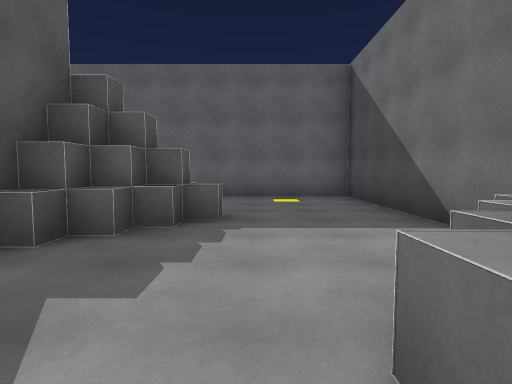
view 1 (above)

20 first-person views from a walk through a Unity game level. The camera is 1.4 m above the floor, tilts 4° down and sees 80° across. The floor is counted in squares, 2 m on a side. Each view is taken from the middle of a square. On the plan, view 1 faces up. The plan holds only what a view shows up to about 10 squares ahead; the rest is blank. The place goes on beyond the plan. The player is left out. Surface patterns are stand-ins for the level's own textures.

view 2
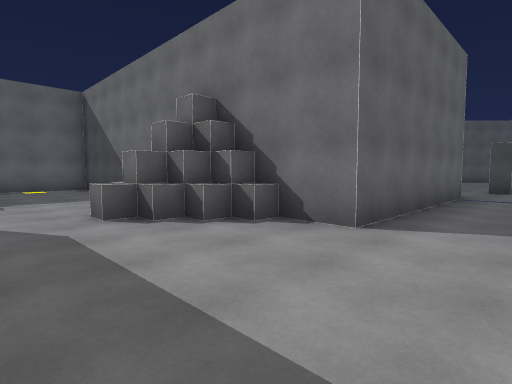

view 3
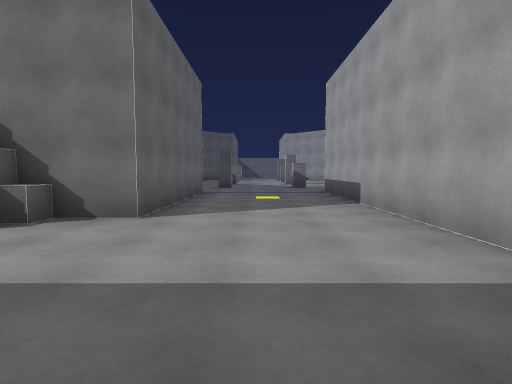

view 4
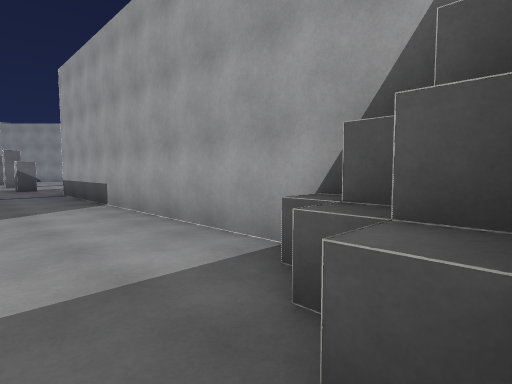

view 5
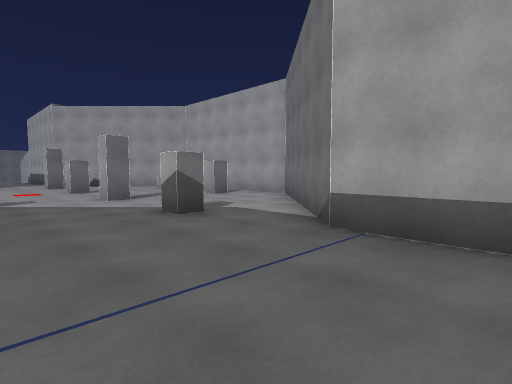

view 6
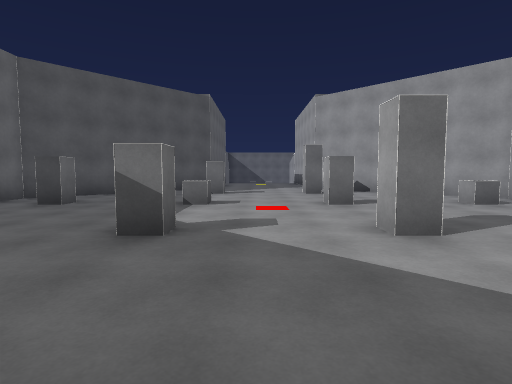

view 7
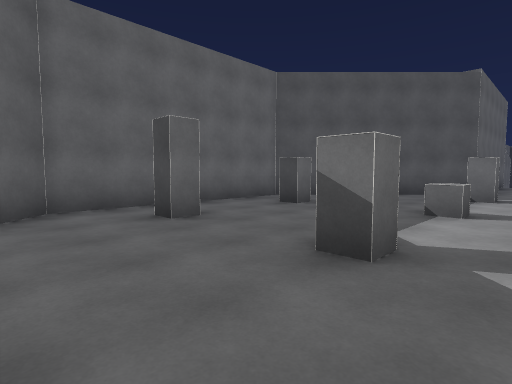

view 8
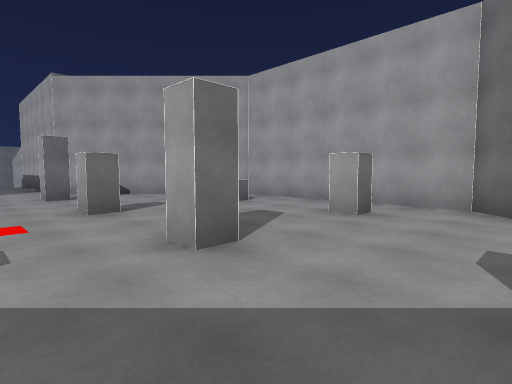

view 9
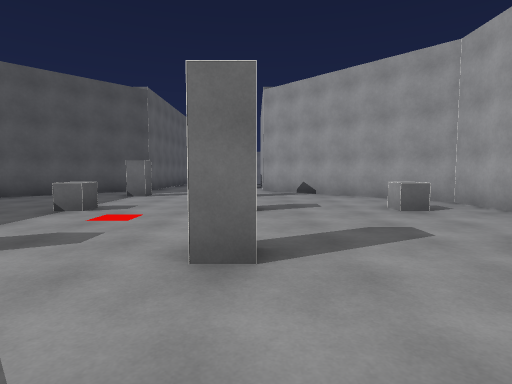

view 10
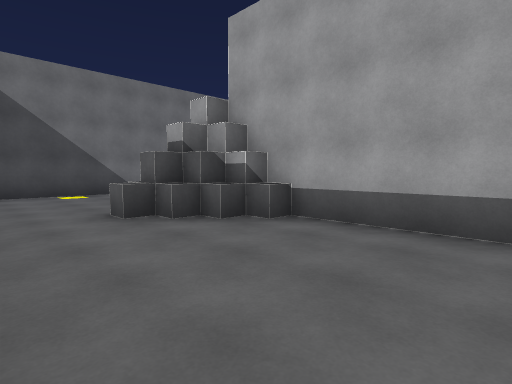

view 11
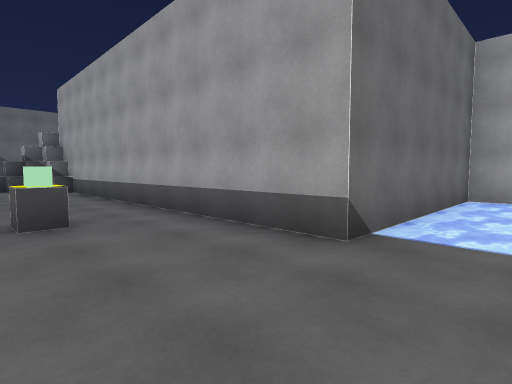

view 12
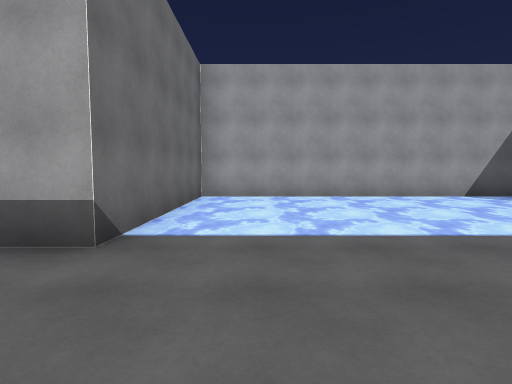

view 13
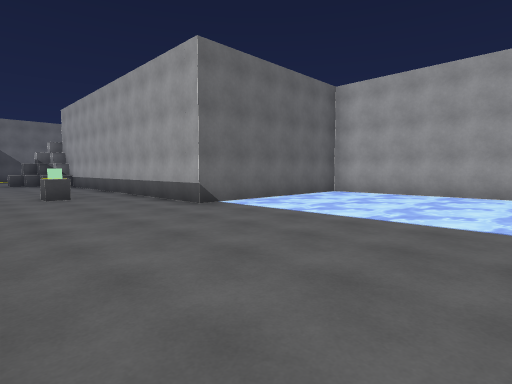

view 14
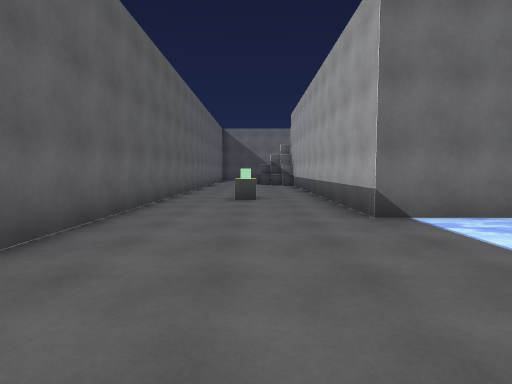

view 15
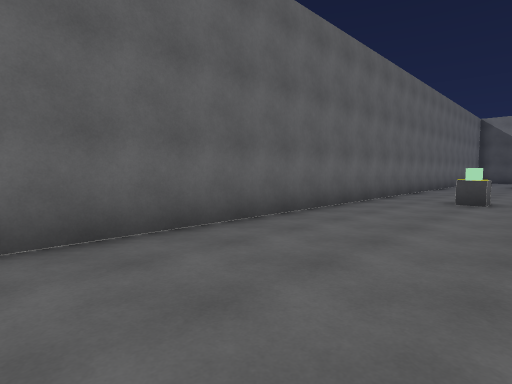

view 16
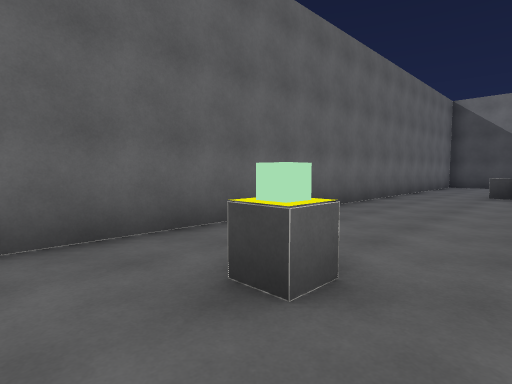

view 17
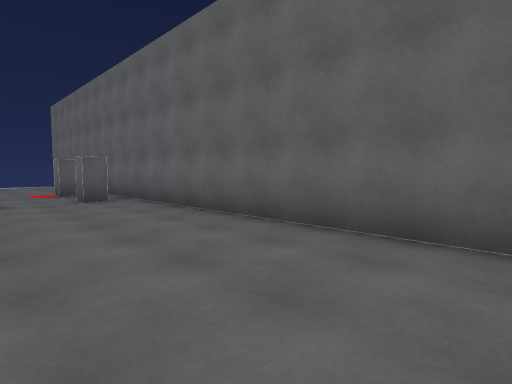

view 18
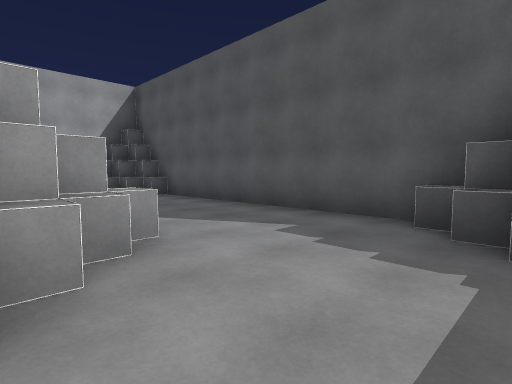

view 19
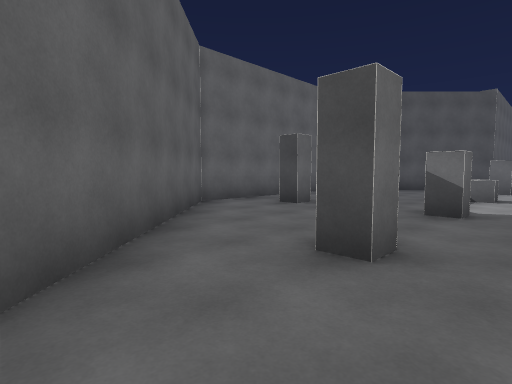

view 20
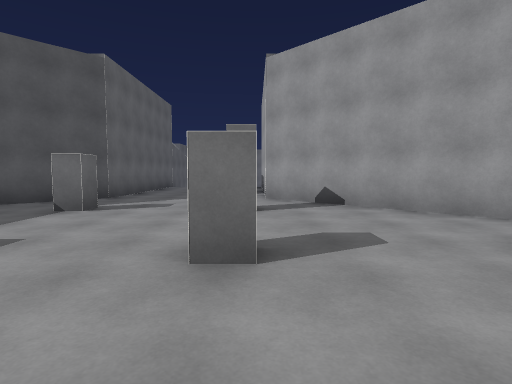

### Floor plan
Key: @ floor where view 1 was taken; # wall or solid block; . floor; ≈ water the walk keeps out of; ^ raised ledge; O other object.
Columns run from 20 left of view 1 to 21 right of it. Each row starts with its distance up from view 1.
  9 ########################
  8 .......................#
  7 .......................#
  6 .........O........^....#
  5  ................##^...#
  4  ......############^...#
  3  ≈≈≈≈≈≈#         #^....#
  2  ≈≈≈≈≈≈          #....##       #########
  1 ≈≈≈≈≈≈≈          #...##       ##.......##
  0 ≈≈≈≈≈≈≈          #..@^##     ##..#..#...##
 -1 ≈≈≈≈≈≈≈#         #....^#    ##...........#
 -2 ########         #.....######.............
 -3                  #............#..#.....#..
 -4                  #........................
 -5                  ##.......................
 -6                   ##..........#..#..#..#..
 -7                    ##########............#
 -8                             ##..........##
 -9                              ##..#.....##
-10                               ##......##
-11                                ########

Positions as (right, up) in squares from view 1, and headings:
1: (0, 0), facing up
2: (-1, -4), facing up-right
3: (-2, -4), facing right
4: (-2, -4), facing down-right
5: (6, -3), facing down-right
6: (10, -4), facing right
7: (11, -4), facing up-right
8: (11, -4), facing down-right
9: (11, -6), facing right
10: (-7, 8), facing down-right
11: (-15, 7), facing down-right
12: (-15, 7), facing down
13: (-19, 8), facing down-right
14: (-18, 6), facing right
15: (-18, 5), facing up-right
16: (-12, 5), facing up-right
17: (-12, 5), facing up-left
18: (2, 4), facing down-left
19: (8, -4), facing up-right
20: (14, -6), facing right
